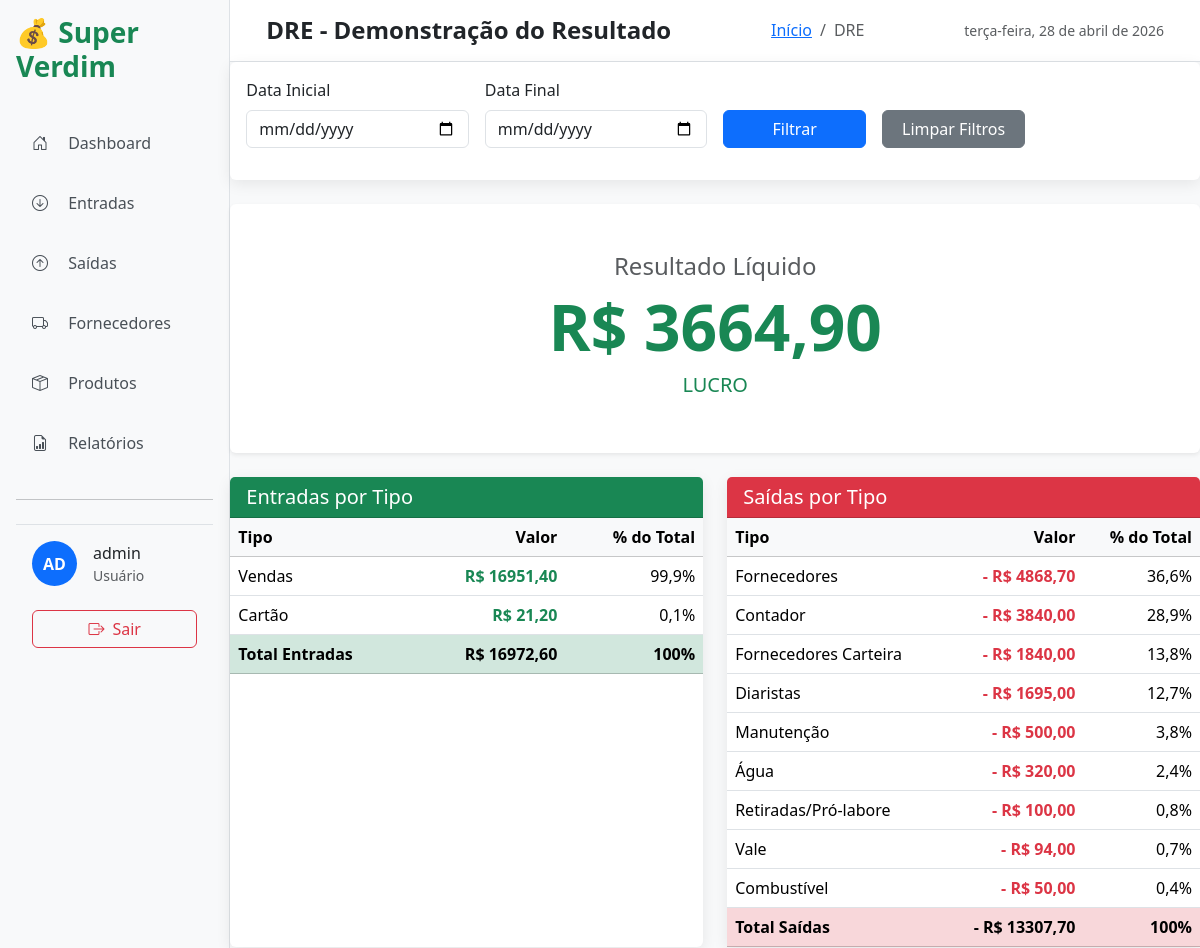
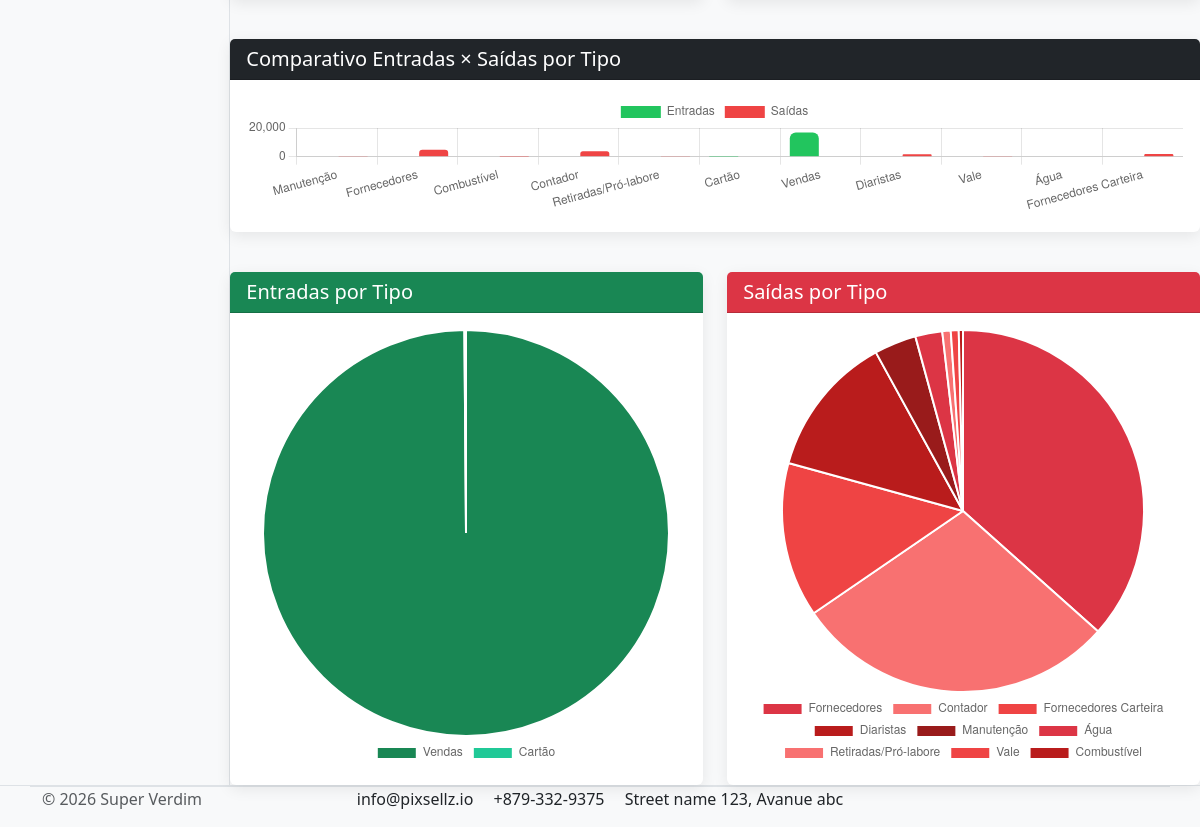
Page /fluxo/dre/ (signed in) on the committed database (2 pictures, top to bottom).
### movimentacoes/models.py (models this page shows, shortened)
class TipoSaida(models.Model):
    nome = models.CharField(max_length=100, unique=True)
    descricao = models.TextField(blank=True, null=True)
    criado_em = models.DateTimeField(auto_now_add=True)
    class Meta:
        verbose_name = "Tipo de Saída"
        verbose_name_plural = "Tipos de Saída"
        ordering = ['nome']

### movimentacoes/views.py (the view)
# urls.py: path('dre/', views.dre, name='dre'),
@login_required
def dre(request):
    data_inicial = request.GET.get('data_inicial')
    data_final = request.GET.get('data_final')
    entradas = Entrada.objects.select_related('tipo')
    saidas = Saida.objects.select_related('tipo')
    if data_inicial:
        entradas = entradas.filter(data__gte=data_inicial)
        saidas = saidas.filter(data__gte=data_inicial)
    if data_final:
        entradas = entradas.filter(data__lte=data_final)
        saidas = saidas.filter(data__lte=data_final)
    entradas_por_tipo = list(entradas.values('tipo__nome').annotate(total=Sum('valor')).order_by('-total'))
    saidas_por_tipo = list(saidas.values('tipo__nome').annotate(total=Sum('valor')).order_by('-total'))
    total_entradas = sum(item['total'] for item in entradas_por_tipo)
    total_saidas = sum(item['total'] for item in saidas_por_tipo)
    resultado = total_entradas - total_saidas
    for item in entradas_por_tipo:
        item['percentual'] = (item['total'] / total_entradas * 100) if total_entradas > 0 else 0
    for item in saidas_por_tipo:
        item['percentual'] = (item['total'] / total_saidas * 100) if total_saidas > 0 else 0
    tipos = set([item['tipo__nome'] for item in entradas_por_tipo] + [item['tipo__nome'] for item in saidas_por_tipo])
    bar_labels = list(tipos)
    bar_entradas = []
    bar_saidas = []
    for tipo in bar_labels:
        entr = next((item['total'] for item in entradas_por_tipo if item['tipo__nome'] == tipo), 0)
        said = next((item['total'] for item in saidas_por_tipo if item['tipo__nome'] == tipo), 0)
        bar_entradas.append(float(entr))
        bar_saidas.append(float(said))
    context = {
        'entradas_por_tipo': entradas_por_tipo,
        'saidas_por_tipo': saidas_por_tipo,
        'total_entradas': total_entradas,
        'total_saidas': total_saidas,
        'resultado': resultado,
        'data_inicial': data_inicial,
        'data_final': data_final,
        'entradas_labels': json.dumps([item['tipo__nome'] for item in entradas_por_tipo]),
        'entradas_values': json.dumps([float(item['total']) for item in entradas_por_tipo]),
        'saidas_labels': json.dumps([item['tipo__nome'] for item in saidas_por_tipo]),
        'saidas_values': json.dumps([float(item['total']) for item in saidas_por_tipo]),
        'bar_labels': json.dumps(bar_labels),
        'bar_entradas': json.dumps(bar_entradas),
        'bar_saidas': json.dumps(bar_saidas),
    }
    return render(request, 'fluxo/dre.html', context)

### main/context_processors.py (called while the page is built, shortened)
def user_role(request):
    if request.user.is_authenticated:
        groups = list(request.user.groups.values_list('name', flat=True))
        return {
            'is_admin': 'Administrador' in groups,
            'is_gerente': 'Gerente' in groups,
            'is_usuario': 'Usuário' in groups,
            'user_groups': groups,
            'user': request.user,
            'user_full_name': request.user.get_full_name() or request.user.username,
        }

### templates/fluxo/dre.html (shortened to what this page needs)
{% extends 'base.html' %}
{% block page_title %}DRE - Demonstração do Resultado{% endblock %}
{% block breadcrumb_current %}DRE{% endblock %}
{% block content %}
<div class="card mb-4">
  <div class="card-body">
    <form method="GET" class="row g-3">
      <div class="col-md-3">
        <label class="form-label">Data Inicial</label>
        <input type="date" class="form-control" name="data_inicial"
               value="{% if data_inicial %}{{ data_inicial }}{% endif %}">
      </div>
      <div class="col-md-3">
        <label class="form-label">Data Final</label>
        <input type="date" class="form-control" name="data_final"
               value="{% if data_final %}{{ data_final }}{% endif %}">
      </div>
      <div class="col-md-2 d-flex align-items-end">
        <button type="submit" class="btn btn-primary w-100">Filtrar</button>
      </div>
      <div class="col-md-2 d-flex align-items-end">
        <a href="{% url 'dre' %}" class="btn btn-secondary w-100">Limpar Filtros</a>
      </div>
    </form>
  </div>
</div>
<div class="row g-4">
  <div class="col-12">
    <div class="card text-center p-5 border-0 shadow-sm">
      <h4 class="text-muted mb-2">Resultado Líquido</h4>
      <h1 class="display-3 fw-bold {% if resultado >= 0 %}text-success{% else %}text-danger{% endif %}">
        R$ {{ resultado|floatformat:2 }}
      </h1>
      <h5 class="{% if resultado >= 0 %}text-success{% else %}text-danger{% endif %}">
        {% if resultado >= 0 %}LUCRO{% else %}PREJUÍZO{% endif %}
      </h5>
    </div>
  </div>
  <div class="col-lg-6">
    <div class="card h-100">
      <div class="card-header bg-success text-white">
        <h5 class="mb-0">Entradas por Tipo</h5>
      </div>
      <div class="card-body p-0">
        <table class="table mb-0">
          <thead class="table-light">
            <tr>
              <th>Tipo</th>
              <th class="text-end">Valor</th>
              <th class="text-end">% do Total</th>
            </tr>
          </thead>
          <tbody>
            {% for item in entradas_por_tipo %}
            <tr>
              <td>{{ item.tipo__nome }}</td>
              <td class="text-end fw-bold text-success">R$ {{ item.total|floatformat:2 }}</td>
              <td class="text-end fw-medium">{{ item.percentual|floatformat:1 }}%</td>
            </tr>
            {% endfor %}
          </tbody>
          <tfoot class="table-success fw-bold">
            <tr>
              <td>Total Entradas</td>
              <td class="text-end">R$ {{ total_entradas|floatformat:2 }}</td>
              <td class="text-end">100%</td>
            </tr>
          </tfoot>
        </table>
      </div>
    </div>
  </div>
  <div class="col-lg-6">
    <div class="card h-100">
      <div class="card-header bg-danger text-white">
        <h5 class="mb-0">Saídas por Tipo</h5>
      </div>
      <div class="card-body p-0">
        <table class="table mb-0">
          <thead class="table-light">
            <tr>
              <th>Tipo</th>
              <th class="text-end">Valor</th>
              <th class="text-end">% do Total</th>
            </tr>
          </thead>
          <tbody>
            {% for item in saidas_por_tipo %}
            <tr>
              <td>{{ item.tipo__nome }}</td>
              <td class="text-end fw-bold text-danger">- R$ {{ item.total|floatformat:2 }}</td>
              <td class="text-end fw-medium">{{ item.percentual|floatformat:1 }}%</td>
            </tr>
            {% endfor %}
          </tbody>
          <tfoot class="table-danger fw-bold">
            <tr>
              <td>Total Saídas</td>
              <td class="text-end">- R$ {{ total_saidas|floatformat:2 }}</td>
              <td class="text-end">100%</td>
            </tr>
          </tfoot>
        </table>
      </div>
    </div>
  </div>
</div>
<div class="row g-4 mt-3">
  <div class="col-12">
    <div class="card">
      <div class="card-header bg-dark text-white">
        <h5 class="mb-0">Comparativo Entradas × Saídas por Tipo</h5>
      </div>
      <div class="card-body">
        <canvas id="barChartDRE" height="120"></canvas>
      </div>
    </div>
  </div>
</div>
<div class="row g-4 mt-3">
  <div class="col-lg-6">
    <div class="card h-100">
      <div class="card-header bg-success text-white">
        <h5 class="mb-0">Entradas por Tipo</h5>
      </div>
      <div class="card-body">
        <canvas id="chartEntradas" height="280"></canvas>
      </div>
    </div>
  </div>
  <div class="col-lg-6">
    <div class="card h-100">
      <div class="card-header bg-danger text-white">
        <h5 class="mb-0">Saídas por Tipo</h5>
      </div>
      <div class="card-body">
        <canvas id="chartSaidas" height="280"></canvas>
      </div>
    </div>
  </div>
</div>
{% block extra_js %}
<script>
  // Gráfico de Entradas
  new Chart(document.getElementById('chartEntradas'), {
    type: 'pie',
    data: {
      labels: {{ entradas_labels|safe }},
      datasets: [{
        data: {{ entradas_values|safe }},
        backgroundColor: ['#198754', '#20c997', '#4ade80', '#34d399', '#10b981']
      }]
    },
    options: {
      responsive: true,
      plugins: {
        legend: { position: 'bottom' },
        tooltip: { callbacks: { label: (ctx) => ' R$ ' + ctx.raw.toLocaleString('pt-BR') }}
      }
    }
  });
  // Gráfico de Saídas
  new Chart(document.getElementById('chartSaidas'), {
    type: 'pie',
    data: {
      labels: {{ saidas_labels|safe }},
      datasets: [{
        data: {{ saidas_values|safe }},
        backgroundColor: ['#dc3545', '#f87171', '#ef4444', '#b91c1c', '#991b1b']
      }]
    },
    options: {
      responsive: true,
      plugins: {
        legend: { position: 'bottom' },
        tooltip: { callbacks: { label: (ctx) => ' -R$ ' + ctx.raw.toLocaleString('pt-BR') }}
      }
    }
  });
</script>
<script>
  // Gráfico de Barras Comparativo
  new Chart(document.getElementById('barChartDRE'), {
    type: 'bar',
    data: {
      labels: {{ bar_labels|safe }},
      datasets: [
        {
          label: 'Entradas',
          data: {{ bar_entradas|safe }},
          backgroundColor: '#22c55e',
          borderRadius: 6
        },
        {
          label: 'Saídas',
          data: {{ bar_saidas|safe }},
          backgroundColor: '#ef4444',
          borderRadius: 6
        }
      ]
    },
    options: {
      responsive: true,
      maintainAspectRatio: false,
      plugins: {
        legend: { position: 'top' },
        tooltip: {
          callbacks: {
            label: (ctx) => ' R$ ' + ctx.raw.toLocaleString('pt-BR', {minimumFractionDigits: 2})
          }
        }
      },
      scales: {
        y: { beginAtZero: true }
      }
    }
  });
</script>
{% endblock %}
{% endblock %}

### templates/includes/navbar.html (shortened to what this page needs)
{% load static %}
    <div class="d-flex justify-content-between align-items-center mb-4">
      <h3 class="text-success fw-bold">💰 Super Verdim</h3>
    </div>
      <ul class="nav flex-column">
        <li class="nav-item">
          <a href="{% url 'home' %}"
            class="nav-link py-3 px-3 mb-1 rounded-3 {% if request.path == '/' or request.path == '/dashboard/' %}active{% endif %}">
            <i class="bi bi-house-door me-3"></i> Dashboard
          </a>
        </li>
    <li class="nav-item">
      <a href="{% url 'entradas_list' %}"
         class="nav-link py-3 px-3 mb-1 rounded-3 {% if 'entradas' in request.path %}active{% endif %}">
        <i class="bi bi-arrow-down-circle me-3"></i> Entradas
      </a>
    </li>
    <li class="nav-item">
      <a href="{% url 'saidas_list' %}"
         class="nav-link py-3 px-3 mb-1 rounded-3 {% if 'saidas' in request.path %}active{% endif %}">
        <i class="bi bi-arrow-up-circle me-3"></i> Saídas
      </a>
    </li>
      <a href="{% url 'lista_fornecedores' %}"
         class="nav-link py-3 px-3 mb-1 rounded-3 {% if 'fornecedores' in request.path %}active{% endif %}">
        <i class="bi bi-truck me-3"></i> Fornecedores
      </a>
    <li>
      <a href="{% url 'lista_produtos' %}"
        class="nav-link py-3 px-3 mb-1 rounded-3 {% if 'produtos' in request.path %}active{% endif %}">
        <i class="bi bi-box-seam me-3"></i> Produtos
      </a>
    </li>
    <li class="nav-item">
      <a class="nav-link py-3 px-3 mb-1 rounded-3 {% if 'relatorio' in request.path %}active{% endif %}" href="#" data-bs-toggle="offcanvas" data-bs-target="#offcanvasRelatorios">
        <i class="bi bi-file-earmark-bar-graph me-3"></i> Relatórios
      </a>
    </li>
      <hr class="my-4">
      {% if user.is_authenticated %}
      <div class="mt-auto px-3 py-3 border-top">
        <div class="d-flex align-items-center gap-3">
          <div class="bg-primary text-white rounded-circle d-flex align-items-center justify-content-center" style="width: 45px; height: 45px;">
            <strong>{{ user.username|slice:":2"|upper }}</strong>
          </div>
          <div>
            <p class="mb-0 fw-medium">{{ user.get_full_name|default:user.username }}</p>
            <small class="text-muted">{{ user.email|default:"Usuário" }}</small>
          </div>
        </div>
        <br>
        <a href="{% url 'logout' %}" class="btn btn-outline-danger w-100 d-flex align-items-center justify-content-center gap-2">
          <i class="bi bi-box-arrow-right"></i> Sair
          </a>
        {% else %}
        <a href="{% url 'login' %}" class="btn btn-primary w-100">Fazer Login</a>
        {% endif %}
      </div>

### static/css/style.css (style rules this page uses)
body { font-family: 'Segoe UI', system-ui, sans-serif; }
.nav-link { color: #495057; transition: all 0.2s; }
.card { border: none; box-shadow: 0 4px 15px rgba(0, 0, 0, 0.08); }

### rows in the picture
TipoSaida: tipo__nome "Fornecedores", total "4868,70", percentual "36,6"
TipoSaida: tipo__nome "Fornecedores Carteira", total "1840,00", percentual "13,8"
TipoSaida: tipo__nome "Diaristas", total "1695,00", percentual "12,7"
TipoSaida: tipo__nome "Manutenção", total "500,00", percentual "3,8"
TipoSaida: tipo__nome "Água", total "320,00", percentual "2,4"
TipoSaida: tipo__nome "Retiradas/Pró-labore", total "100,00", percentual "0,8"
TipoSaida: tipo__nome "Vale", total "94,00", percentual "0,7"
TipoSaida: tipo__nome "Combustível", total "50,00", percentual "0,4"

### other values in the picture
{{ user.username|slice:":2"|upper }} "AD"
{{ user.get_full_name|default:user.username }} "admin"
{{ user.email|default:"Usuário" }} "Usuário"
{{ resultado|floatformat:2 }} "3664,90"
{{ item.tipo__nome }} "Vendas" "Cartão"
{{ item.total|floatformat:2 }} "16951,40" "21,20"
{{ item.percentual|floatformat:1 }} "99,9" "0,1"
{{ total_entradas|floatformat:2 }} "16972,60"
{{ item.tipo__nome }} "Contador"
{{ item.total|floatformat:2 }} "3840,00"
{{ item.percentual|floatformat:1 }} "28,9"
{{ total_saidas|floatformat:2 }} "13307,70"
chart data {{ entradas_values|safe }} [16951.4, 21.2]
chart data {{ saidas_values|safe }} [4868.7, 3840.0, 1840.0, 1695.0, 500.0, 320.0, 100.0, 94.0, 50.0]
